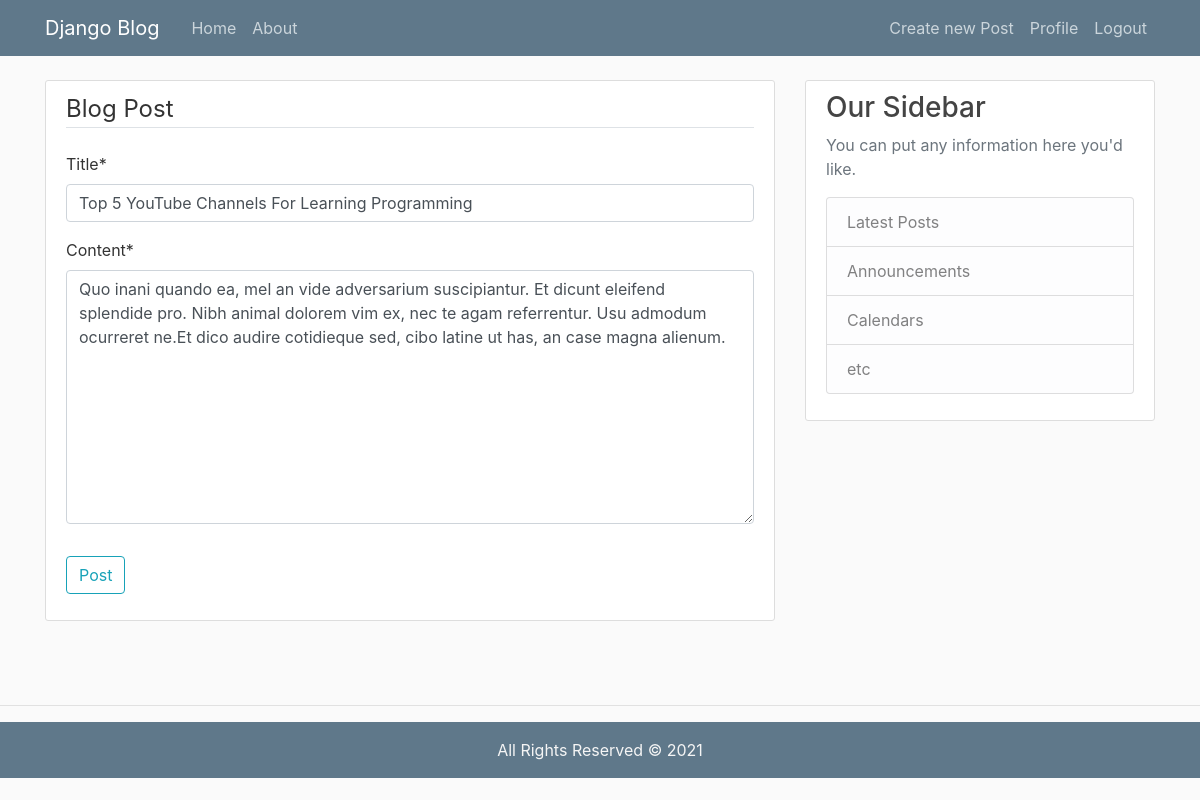
Screenshot of /post/31/update/ (signed in) with the database file from the repository.
### blog/models.py (models this page shows, shortened)
class Post(models.Model):
    title = models.CharField(max_length=200)
    content = models.TextField()
    date_posted = models.DateTimeField(auto_now_add=True)
    author = models.ForeignKey(User, on_delete=models.CASCADE)

### blog/views.py (the view, shortened to what this page needs)
# urls.py: path('post/<int:pk>/update/',PostUpdateView.as_view(),name='post_update'),
class PostUpdateView(UserPassesTestMixin,UpdateView):
    model = Post
    fields = ['title','content']
    def test_func(self):
        post = self.get_object()
        if self.request.user == post.author:
            return True
        return False

### blog/templates/blog/post_form.html (shortened to what this page needs)
{% extends 'blog/base.html' %}
{% load crispy_forms_tags %}
{% block content %}
    <div class="content-section">
        <form action="" method="post">
            <fieldset class="form-group">
                <legend class="border-bottom mb-4">Blog Post</legend>
                {{ form|crispy }}
            </fieldset>
            <div class="form-group">
                <button class="btn btn-outline-info" type="submit" >
                    Post
                </button>
            </div>
        </form>
    </div>
{% endblock content %}

### blog/static/blog/main.css (style rules this page uses)
body { background: #fafafa; color: #333333; margin-top: 5rem; }
.content-section { background: #ffffff; padding: 10px 20px; border: 1px solid #dddddd; border-radius: 3px; margin-bottom: 20px; }

### rows the page displays
Post: title "Top 5 YouTube Channels For Learning Programming", content "Quo inani quando ea, mel an vide adversarium suscipiantur. Et dicunt eleifend splendide pro. Nibh animal dolorem vim ex, nec te agam referrentur. Usu admodum ocurreret ne.Et dico audire cotidieque sed, cibo latine ut has, an case magna alienum."
